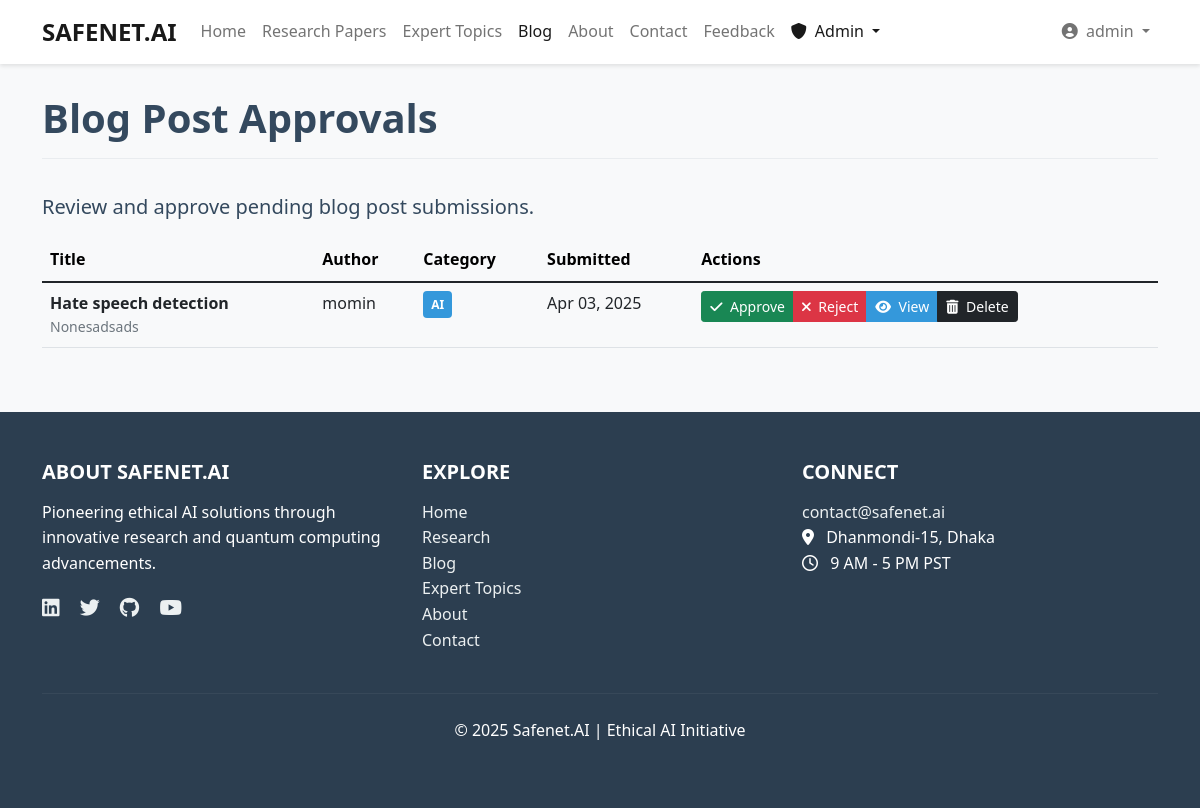
Screenshot of /blog/approval/ (signed in) with the database file from the repository.
### blog/models.py (models this page shows, shortened)
class BlogPost(models.Model):
    title = models.CharField(max_length=200)
    author = models.ForeignKey(User, on_delete=models.CASCADE)
    content = models.TextField()
    category = models.CharField(max_length=20, choices=CATEGORY_CHOICES)
    status = models.CharField(max_length=20, choices=STATUS_CHOICES, default='pending')
    slug = models.SlugField(max_length=250, unique=True, blank=True)
    likes = models.ManyToManyField(User, related_name='blog_likes', blank=True)
    created_at = models.DateTimeField(auto_now_add=True)
    updated_at = models.DateTimeField(auto_now=True)
    class Meta:
        ordering = ['-created_at']

### blog/views.py (the view)
# urls.py: path('approval/', views.blog_approval_list, name='blog_approval_list'),
@login_required
def blog_approval_list(request):
    if not request.user.is_superuser:
        return HttpResponseForbidden("You don't have permission to access this page.")
    posts = BlogPost.objects.filter(status='pending')
    return render(request, 'blog/blog_approval.html', {'posts': posts})

### templates/blog/blog_approval.html (shortened to what this page needs)
{% extends 'base.html' %}
{% block content %}
<div class="row">
    <div class="col-12">
        <h1 class="page-header">Blog Post Approvals</h1>
        <p class="lead">Review and approve pending blog post submissions.</p>
    </div>
</div>
{% if posts %}
    <div class="table-responsive">
        <table class="table table-hover">
            <thead class="table-light">
                <tr>
                    <th>Title</th>
                    <th>Author</th>
                    <th>Category</th>
                    <th>Submitted</th>
                    <th>Actions</th>
                </tr>
            </thead>
            <tbody>
                {% for post in posts %}
                    <tr id="blog-{{ post.id }}">
                        <td>
                            <strong>{{ post.title }}</strong>
                            <div class="text-muted small">{{ post.content|striptags|truncatechars:100 }}</div>
                        </td>
                        <td>{{ post.author.get_full_name|default:post.author.username }}</td>
                        <td><span class="category-tag {{ post.category }}">{{ post.category }}</span></td>
                        <td>{{ post.created_at|date:"M d, Y" }}</td>
                        <td>
                            <div class="btn-group" role="group">
                                <button type="button" class="btn btn-success btn-sm approval-btn"
                                        data-id="{{ post.id }}"
                                        data-status="approved"
                                        data-type="blog">
                                    <i class="fas fa-check me-1"></i> Approve
                                </button>
                                <button type="button" class="btn btn-danger btn-sm approval-btn"
                                        data-id="{{ post.id }}"
                                        data-status="rejected"
                                        data-type="blog">
                                    <i class="fas fa-times me-1"></i> Reject
                                </button>
                                <a href="#blogModal{{ post.id }}" class="btn btn-primary btn-sm" data-bs-toggle="modal">
                                    <i class="fas fa-eye me-1"></i> View
                                </a>
                                <a href="{% url 'blog_delete' slug=post.slug %}" class="btn btn-dark btn-sm">
                                    <i class="fas fa-trash-alt me-1"></i> Delete
                                </a>
                            </div>
                        </td>
                    </tr>
                {% endfor %}
            </tbody>
        </table>
    </div>
{% else %}
    <div class="alert alert-info">
        <i class="fas fa-info-circle me-2"></i> There are no pending blog posts to approve at this time.
    </div>
{% endif %}
{% endblock %}

### templates/navbar.html (shortened to what this page needs)
<nav class="navbar navbar-expand-lg navbar-light fixed-top">
    <div class="container">
        <a class="navbar-brand" href="{% url 'home' %}">SAFENET.AI</a>
        <div class="collapse navbar-collapse" id="navbarNav">
            <ul class="navbar-nav me-auto">
                <li class="nav-item">
                    <a class="nav-link {% if request.path == '/' %}active{% endif %}" href="{% url 'home' %}">Home</a>
                </li>
                <li class="nav-item">
                    <a class="nav-link {% if 'research' in request.path %}active{% endif %}" href="{% url 'research_paper_list' %}">Research Papers</a>
                </li>
                <li class="nav-item">
                    <a class="nav-link {% if 'expert-topics' in request.path %}active{% endif %}" href="{% url 'research_topic_list' %}">Expert Topics</a>
                </li>
                <li class="nav-item">
                    <a class="nav-link {% if 'blog' in request.path %}active{% endif %}" href="{% url 'blog_list' %}">Blog</a>
                </li>
                <li class="nav-item">
                    <a class="nav-link {% if request.path == '/about/' %}active{% endif %}" href="{% url 'about' %}">About</a>
                </li>
                <li class="nav-item">
                    <a class="nav-link {% if request.path == '/accounts/contact/' %}active{% endif %}" href="{% url 'contact' %}">Contact</a>
                </li>
                <li class="nav-item">
                    <a class="nav-link {% if 'feedback' in request.path %}active{% endif %}" href="{% url 'feedback_list' %}">Feedback</a>
                </li>
                {% if user.is_authenticated and user.is_superuser %}
                <li class="nav-item dropdown">
                    <a class="nav-link dropdown-toggle {% if 'approval' in request.path %}active{% endif %}" href="#" id="adminDropdownMenuLink" role="button" data-bs-toggle="dropdown" aria-expanded="false">
                        <i class="fas fa-shield-alt me-1"></i> Admin
                    </a>
                </li>
                {% endif %}
            </ul>
            <ul class="navbar-nav ms-auto">
                {% if user.is_authenticated %}
                    <li class="nav-item dropdown">
                        <a class="nav-link dropdown-toggle" href="#" id="navbarDropdownMenuLink" role="button" data-bs-toggle="dropdown" aria-expanded="false">
                            <i class="fas fa-user-circle me-1"></i> {{ user.username }}
                        </a>
                    </li>
                {% endif %}
            </ul>
        </div>
    </div>
</nav>

### static/css/style.css (style rules this page uses)
:root { --primary-color: #3498db; --primary-dark: #2980b9; --secondary-color: #2c3e50; --light-color: #ecf0f1; --dark-color: #34495e; --danger-color: #e74c3c; --success-color: #2ecc71; --warning-color: #f39c12; --info-color: #3498db; --ai-color: #3498db; --quantum-color: #e74c3c; --hybrid-color: #9b59b6; }
body { font-family: 'Segoe UI', Tahoma, Geneva, Verdana, sans-serif; line-height: 1.6; color: var(--dark-color); background-color: #f8f9fa; padding-top: 70px; }
h1, h2, h3, h4, h5, h6 { margin-bottom: 1rem; font-weight: 600; }
a { color: var(--primary-color); text-decoration: none; transition: all 0.3s ease; }
.btn-primary { background-color: var(--primary-color); border-color: var(--primary-color); }
.navbar { background-color: white; box-shadow: 0 2px 4px rgba(0, 0, 0, 0.1); }
.navbar-brand { font-weight: 700; font-size: 1.5rem; }
.category-tag { display: inline-block; padding: 0.25rem 0.5rem; border-radius: 4px; font-size: 0.75rem; font-weight: 600; color: white; margin-right: 0.5rem; }
.category-tag.AI { background-color: var(--ai-color); }
.page-header { margin-bottom: 2rem; padding-bottom: 1rem; border-bottom: 1px solid #e9ecef; }

### rows the page displays
BlogPost: title "Hate speech detection", content "Nonesadsads", author.get_full_name "momin", category "AI", created_at "Apr 03, 2025"

### other values shown
{{ user.username }} "admin"
